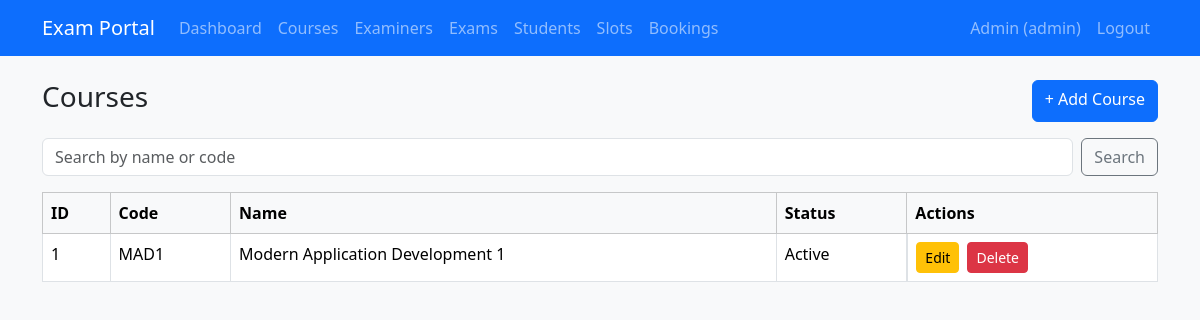
Page /admin/courses (signed in) on the committed database.
### models.py (models this page shows)
class User(UserMixin, db.Model):
    id = db.Column(db.Integer, primary_key=True)
    name = db.Column(db.String(100), nullable=False)
    email = db.Column(db.String(120), unique=True, nullable=False)
    password = db.Column(db.String(200), nullable=False)
    role = db.Column(db.String(20), nullable=False)  # admin / examiner / student
    contact = db.Column(db.String(20))
    department = db.Column(db.String(100))           # examiner ke liye
    is_approved = db.Column(db.Boolean, default=False)  # examiner approval
    is_active_user = db.Column(db.Boolean, default=True)

class Course(db.Model):
    id = db.Column(db.Integer, primary_key=True)
    code = db.Column(db.String(20), unique=True, nullable=False)
    name = db.Column(db.String(100), nullable=False)
    description = db.Column(db.Text)
    status = db.Column(db.String(20), default='Active')

### app.py (the view)
@app.route('/admin/courses')
@role_required('admin')
def admin_courses():
    q = request.args.get('q', '').strip()
    query = Course.query
    if q:
        query = query.filter(Course.name.ilike(f'%{q}%') | Course.code.ilike(f'%{q}%'))
    return render_template('admin/courses.html', courses=query.all(), q=q)

### app.py (called while the page is built)
@login_manager.user_loader
def load_user(user_id):
    return db.session.get(User, int(user_id))

def role_required(role):
    def decorator(f):
        @wraps(f)
        def wrapper(*args, **kwargs):
            if not current_user.is_authenticated:
                return redirect(url_for('login'))
            if current_user.role != role:
                flash('Access denied.', 'danger')
                return redirect(url_for('home'))
            return f(*args, **kwargs)
        return wrapper
    return decorator

### templates/admin/courses.html
{% extends 'base.html' %}
{% block content %}
<div class="d-flex justify-content-between mb-3">
  <h3>Courses</h3>
  <a href="{{ url_for('add_course') }}" class="btn btn-primary">+ Add Course</a>
</div>
<form class="mb-3 d-flex gap-2" method="GET">
  <input type="text" name="q" value="{{ q }}" class="form-control" placeholder="Search by name or code">
  <button class="btn btn-outline-secondary">Search</button>
</form>
<table class="table table-bordered bg-white">
  <thead class="table-light">
    <tr><th>ID</th><th>Code</th><th>Name</th><th>Status</th><th>Actions</th></tr>
  </thead>
  <tbody>
  {% for c in courses %}
    <tr>
      <td>{{ c.id }}</td><td>{{ c.code }}</td><td>{{ c.name }}</td>
      <td>{{ c.status }}</td>
      <td class="d-flex gap-2">
        <a href="{{ url_for('edit_course', cid=c.id) }}" class="btn btn-sm btn-warning">Edit</a>
        <form method="POST" action="{{ url_for('delete_course', cid=c.id) }}">
          <button class="btn btn-sm btn-danger">Delete</button>
        </form>
      </td>
    </tr>
  {% else %}
    <tr><td colspan="5" class="text-center">Koi course nahi mila.</td></tr>
  {% endfor %}
  </tbody>
</table>
{% endblock %}

### templates/base.html (shortened to what this page needs)
<!DOCTYPE html>
<html lang="en">
<head>
  <link href="https://cdn.jsdelivr.net/npm/bootstrap@5.3.3/dist/css/bootstrap.min.css" rel="stylesheet">
</head>
<body class="bg-light">
  <nav class="navbar navbar-expand navbar-dark bg-primary mb-4">
    <div class="container">
      <a class="navbar-brand" href="{{ url_for('home') }}">Exam Portal</a>
      {% if current_user.is_authenticated and current_user.role == 'admin' %}
      <ul class="navbar-nav me-auto">
        <li class="nav-item"><a class="nav-link" href="{{ url_for('admin_dashboard') }}">Dashboard</a></li>
        <li class="nav-item"><a class="nav-link" href="{{ url_for('admin_courses') }}">Courses</a></li>
        <li class="nav-item"><a class="nav-link" href="{{ url_for('admin_examiners') }}">Examiners</a></li>
        <li class="nav-item"><a class="nav-link" href="{{ url_for('admin_exams') }}">Exams</a></li>
        <li class="nav-item"><a class="nav-link" href="{{ url_for('admin_students') }}">Students</a></li>
        <li class="nav-item"><a class="nav-link" href="{{ url_for('admin_slots') }}">Slots</a></li>
        <li class="nav-item"><a class="nav-link" href="{{ url_for('admin_bookings') }}">Bookings</a></li>
      </ul>
      {% endif %}
      <ul class="navbar-nav ms-auto">
        {% if current_user.is_authenticated %}
        <li class="nav-item"><span class="nav-link">{{ current_user.name }} ({{ current_user.role }})</span></li>
        <li class="nav-item"><a class="nav-link" href="{{ url_for('logout') }}">Logout</a></li>
        {% else %}
        <li class="nav-item"><a class="nav-link" href="{{ url_for('login') }}">Login</a></li>
        <li class="nav-item"><a class="nav-link" href="{{ url_for('register') }}">Register</a></li>
        {% endif %}
      </ul>
    </div>
  </nav>
  <div class="container">
    {% block content %}{% endblock %}
  </div>
</body>
</html>

### rows in the picture
User: name "Admin", role "admin"
Course: id "1", code "MAD1", name "Modern Application Development 1", status "Active"
